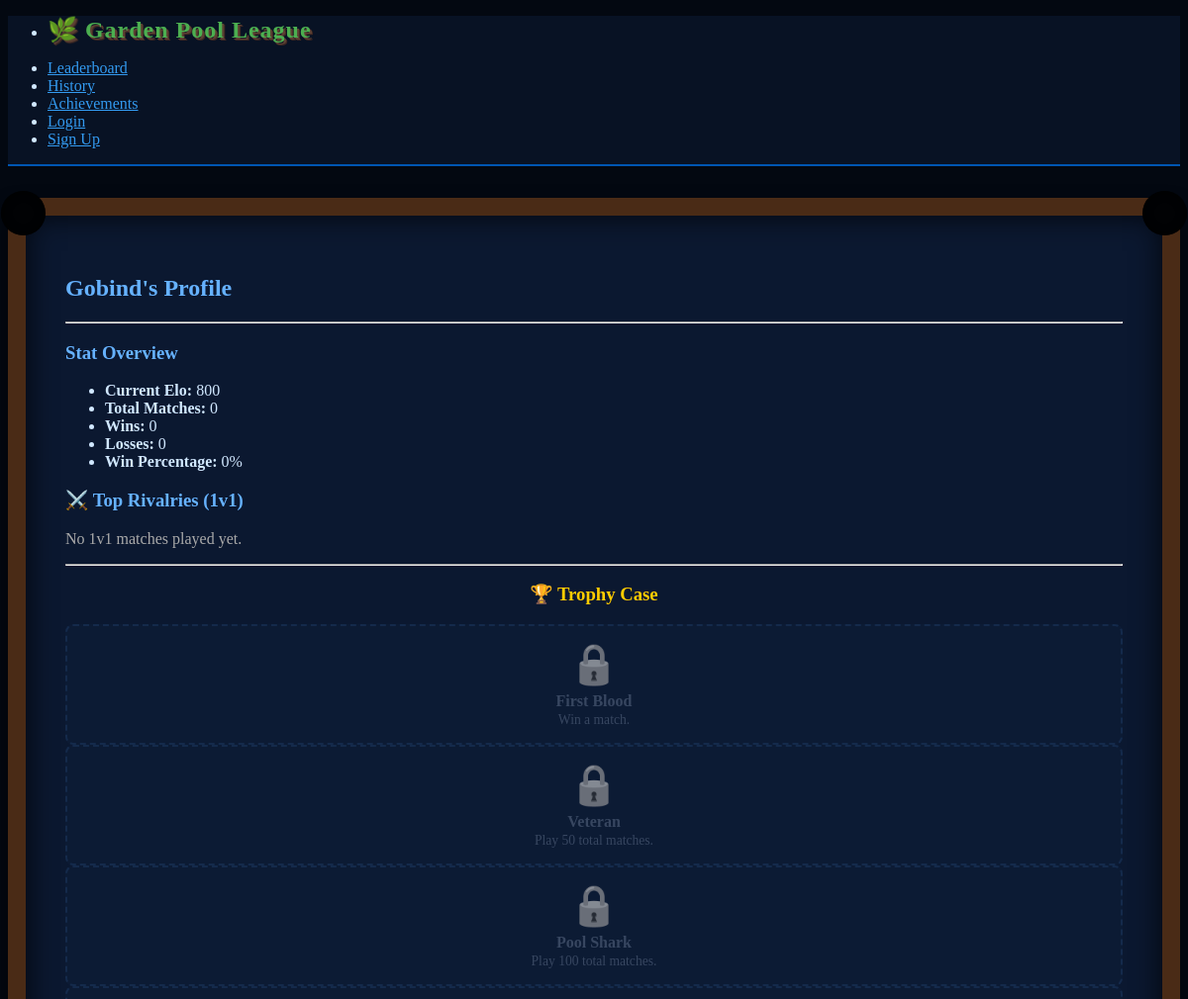
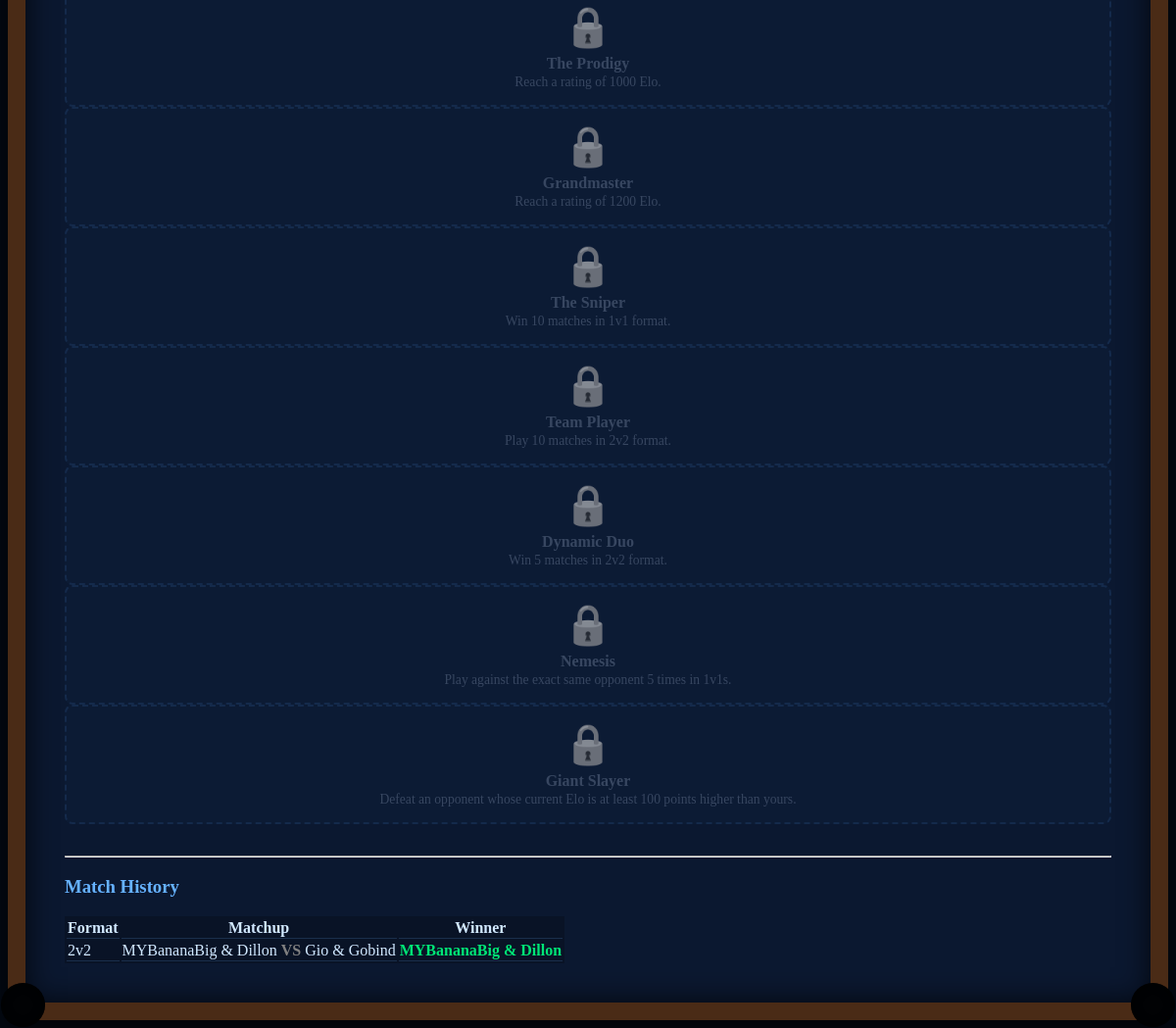
Screenshot of /profile/4 with the database file from the repository (2 pictures, top to bottom).
### app.py (models this page shows)
class Player(db.Model):
    id = db.Column(db.Integer, primary_key=True)
    name = db.Column(db.String(50), unique=True, nullable=False)
    password_hash = db.Column(db.String(200), nullable=False)
    elo = db.Column(db.Integer, default=800)
    wins = db.Column(db.Integer, default=0)
    losses = db.Column(db.Integer, default=0)

class Match(db.Model):
    id = db.Column(db.Integer, primary_key=True)
    match_type = db.Column(db.String(10), default='1v1')
    season_id = db.Column(db.Integer, db.ForeignKey('season.id'), nullable=True)
    p1_id = db.Column(db.Integer, db.ForeignKey('player.id'), nullable=False)
    p2_id = db.Column(db.Integer, db.ForeignKey('player.id'), nullable=False)
    p1_partner_id = db.Column(db.Integer, db.ForeignKey('player.id'), nullable=True)
    p2_partner_id = db.Column(db.Integer, db.ForeignKey('player.id'), nullable=True)
    p1_elo_pre = db.Column(db.Integer, nullable=True)
    p2_elo_pre = db.Column(db.Integer, nullable=True)
    p1_partner_elo_pre = db.Column(db.Integer, nullable=True)
    p2_partner_elo_pre = db.Column(db.Integer, nullable=True)
    winner_id = db.Column(db.Integer, nullable=True)
    status = db.Column(db.String(20), default='pending_opponent')
    p1 = db.relationship('Player', foreign_keys=[p1_id])
    p2 = db.relationship('Player', foreign_keys=[p2_id])
    p1_partner = db.relationship('Player', foreign_keys=[p1_partner_id])
    p2_partner = db.relationship('Player', foreign_keys=[p2_partner_id])
    season = db.relationship('Season')

### app.py (the view)
@app.route('/profile/<int:player_id>')
def profile(player_id):
    player = Player.query.get_or_404(player_id)
    matches = Match.query.filter(
        (Match.p1_id == player_id) | (Match.p2_id == player_id) |
        (Match.p1_partner_id == player_id) | (Match.p2_partner_id == player_id)
    ).order_by(Match.id.desc()).all()
    total = player.wins + player.losses
    win_pct = round((player.wins / total * 100), 1) if total > 0 else 0
    achievements = calculate_achievements(player)
    rivals_data = {}
    for m in matches:
        if m.match_type == '1v1':
            opp_id = m.p2_id if m.p1_id == player_id else m.p1_id
            opp = Player.query.get(opp_id)
            if opp:
                if opp.name not in rivals_data:
                    rivals_data[opp.name] = {'total': 0, 'wins': 0, 'losses': 0}
                rivals_data[opp.name]['total'] += 1
                if m.winner_id == player_id:
                    rivals_data[opp.name]['wins'] += 1
                else:
                    rivals_data[opp.name]['losses'] += 1
    rivals = [{'name': k, **v} for k, v in rivals_data.items()]
    rivals.sort(key=lambda x: x['total'], reverse=True)
    return render_template('profile.html', player=player, total=total, win_pct=win_pct, matches=matches,
                           rivals=rivals[:5], achievements=achievements)

### templates/profile.html (shortened to what this page needs)
{% extends 'layout.html' %}
{% block content %}
<h2>{{ player.name }}'s Profile</h2>
<hr>
<div class="grid">
    <div>
        <h3>Stat Overview</h3>
        <ul>
            <li><strong>Current Elo:</strong> {{ player.elo }}</li>
            <li><strong>Total Matches:</strong> {{ total }}</li>
            <li><strong>Wins:</strong> {{ player.wins }}</li>
            <li><strong>Losses:</strong> {{ player.losses }}</li>
            <li><strong>Win Percentage:</strong> {{ win_pct }}%</li>
        </ul>
    </div>
    <div>
        <h3>⚔️ Top Rivalries (1v1)</h3>
        {% if rivals %}
        <table role="grid" style="font-size: 0.9rem;">
            <thead><tr><th>Opponent</th><th>Games Played</th><th>Record (W-L)</th></tr></thead>
            <tbody>
                {% for rival in rivals %}
                <tr>
                    <td><strong>{{ rival.name }}</strong></td>
                    <td>{{ rival.total }}</td>
                    <td><span style="color: #00e676;">{{ rival.wins }}</span> - <span style="color: #ff5252;">{{ rival.losses }}</span></td>
                </tr>
                {% endfor %}
            </tbody>
        </table>
        {% else %}
        <p style="color: #aaa;">No 1v1 matches played yet.</p>
        {% endif %}
    </div>
</div>
<hr>
<h3 style="text-align: center; color: #ffcc00;">🏆 Trophy Case</h3>
<div class="grid" style="grid-template-columns: repeat(auto-fit, minmax(200px, 1fr)); text-align: center; gap: 15px; margin-bottom: 2rem;">
    {% for a in achievements %}
        {% if a.unlocked %}
            <div style="background-color: #102240; padding: 15px; border-radius: 8px; border: 2px solid #ffcc00; box-shadow: 0 0 10px rgba(255, 204, 0, 0.2);">
                <div style="font-size: 2.5rem; margin-bottom: 5px;">{{ a.icon }}</div>
                <strong style="display: block; color: #ffcc00;">{{ a.name }}</strong>
                <small style="color: #8892b0; font-size: 0.85rem;">{{ a.desc }}</small>
            </div>
        {% else %}
            <div style="background-color: rgba(16, 34, 64, 0.5); padding: 15px; border-radius: 8px; border: 2px dashed #1a365d; opacity: 0.6;">
                <div style="font-size: 2.5rem; margin-bottom: 5px; filter: grayscale(100%);">🔒</div>
                <strong style="display: block; color: #556680;">{{ a.name }}</strong>
                <small style="color: #556680; font-size: 0.85rem;">{{ a.desc }}</small>
            </div>
        {% endif %}
    {% endfor %}
</div>
<hr>
<h3>Match History</h3>
{% if not matches %}
    <p>No matches played yet.</p>
{% else %}
    <table role="grid">
        <thead><tr><th>Format</th><th>Matchup</th><th>Winner</th></tr></thead>
        <tbody>
            {% for match in matches %}
            <tr>
                <td>{{ match.match_type }}</td>
                <td>
                    {{ match.p1.name }}{% if match.p1_partner_id %} & {{ match.p1_partner.name }}{% endif %}
                    <strong style="color: gray;">VS</strong>
                    {{ match.p2.name }}{% if match.p2_partner_id %} & {{ match.p2_partner.name }}{% endif %}
                </td>
                <td style="color: #00e676; font-weight: bold;">
                    {% if match.winner_id == match.p1_id %}
                        {{ match.p1.name }}{% if match.p1_partner_id %} & {{ match.p1_partner.name }}{% endif %}
                    {% else %}
                        {{ match.p2.name }}{% if match.p2_partner_id %} & {{ match.p2_partner.name }}{% endif %}
                    {% endif %}
                </td>
            </tr>
            {% endfor %}
        </tbody>
    </table>
{% endif %}
{% endblock %}

### templates/layout.html (style rules this page uses)
body { background-color: #030811; color: #d1e8ff; }
table { background-color: rgba(0,0,0,0.2); }
th, td { border-bottom: 1px solid #1a2f4c; vertical-align: middle; }
h2, h3 { color: #66b2ff; }

### rows the page displays
Player: name "Gobind", elo "800", wins "0", losses "0"
Match: match_type "2v2", p1.name "MYBananaBig", p1_partner.name "Dillon", p2.name "Gio", p2_partner.name "Gobind"

### other values shown
{{ total }} "0"
{{ win_pct }} "0"
{{ a.name }} "First Blood" "Veteran" "Pool Shark" "The Prodigy" "Grandmaster" "The Sniper" "Team Player" "Dynamic Duo" "Nemesis" "Giant Slayer"
{{ a.desc }} "Win a match." "Play 50 total matches." "Play 100 total matches." "Reach a rating of 1000 Elo." "Reach a rating of 1200 Elo." "Win 10 matches in 1v1 format." "Play 10 matches in 2v2 format." "Win 5 matches in 2v2 format." "Play against the exact same opponent 5 times in 1v1s." "Defeat an opponent whose current Elo is at least 100 points higher than yours."
